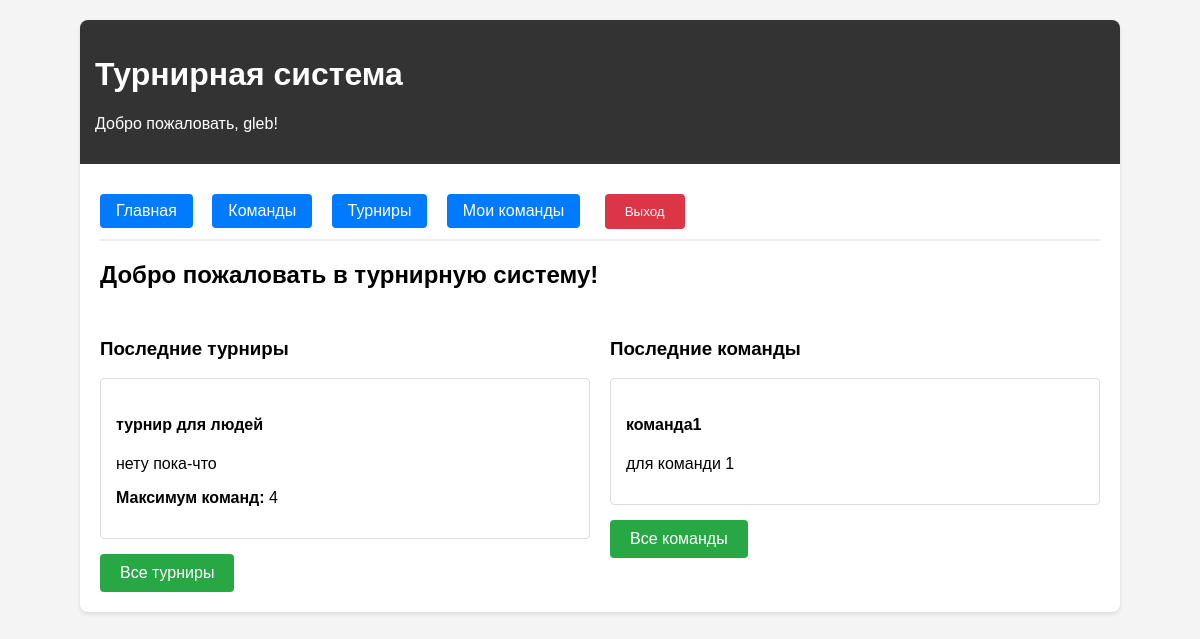
Page / (signed in) on the earlier database version.
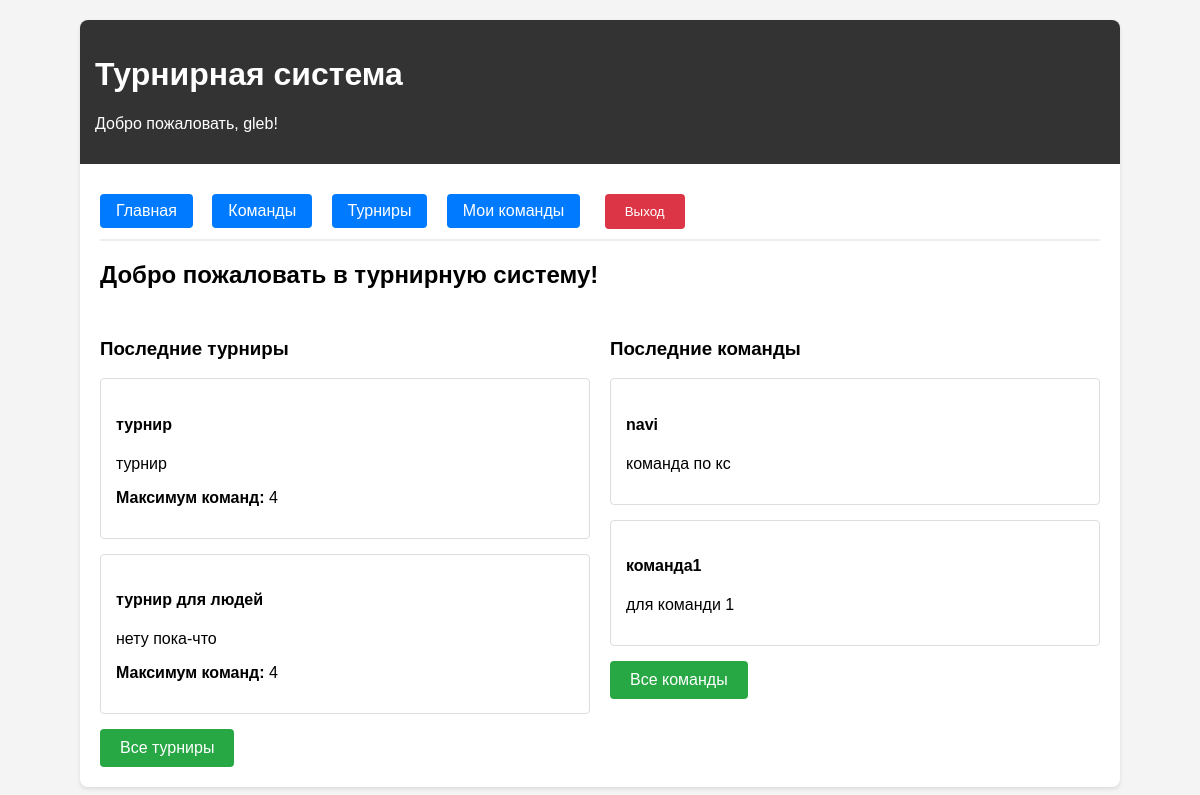
Same page on the later database version.
### tables this page shows
CREATE TABLE tournaments (
            id INTEGER PRIMARY KEY AUTOINCREMENT,
            name TEXT NOT NULL,
            description TEXT,
            creator_id INTEGER,
            max_teams INTEGER DEFAULT 16,
            FOREIGN KEY (creator_id) REFERENCES users (id)
        );

CREATE TABLE teams (
            id INTEGER PRIMARY KEY AUTOINCREMENT,
            name TEXT NOT NULL,
            description TEXT,
            creator_id INTEGER,
            FOREIGN KEY (creator_id) REFERENCES users (id)
        );

### main.py (the view)
@app.get("/", response_class=HTMLResponse)
async def index(request: Request):
    user = get_current_user(request)
    if not user:
        return RedirectResponse(url="/login", status_code=302)
    conn = get_db_connection()
    tournaments = conn.execute('SELECT * FROM tournaments ORDER BY id DESC LIMIT 5').fetchall()
    teams = conn.execute('SELECT * FROM teams ORDER BY id DESC LIMIT 5').fetchall()
    conn.close()
    return templates.TemplateResponse("index.html", {
        "request": request,
        "tournaments": tournaments,
        "teams": teams,
        "csrf_token": generate_csrf_token(request),
        "username": user['username'],
        "user_id": user['id']
    })

### templates/index.html
{% extends "base.html" %}
{% block content %}
<h2>Добро пожаловать в турнирную систему!</h2>
<div style="display: grid; grid-template-columns: 1fr 1fr; gap: 20px; margin-top: 30px;">
    <div>
        <h3>Последние турниры</h3>
        {% if tournaments %}
            {% for tournament in tournaments %}
                <div class="card">
                    <h4>{{ tournament.name }}</h4>
                    <p>{{ tournament.description or 'Описание отсутствует' }}</p>
                    <p><strong>Максимум команд:</strong> {{ tournament.max_teams }}</p>
                </div>
            {% endfor %}
        {% else %}
            <p>Турниры пока не созданы.</p>
        {% endif %}
        <a href="/tournaments" class="btn">Все турниры</a>
    </div>
    <div>
        <h3>Последние команды</h3>
        {% if teams %}
            {% for team in teams %}
                <div class="card">
                    <h4>{{ team.name }}</h4>
                    <p>{{ team.description or 'Описание отсутствует' }}</p>
                </div>
            {% endfor %}
        {% else %}
            <p>Команды пока не созданы.</p>
        {% endif %}
        <a href="/teams" class="btn">Все команды</a>
    </div>
</div>
{% endblock %}

Differences in the rows shown:
added tournaments: name "турнир", description "турнир", max_teams "4"
added teams: name "navi", description "команда по кс"
